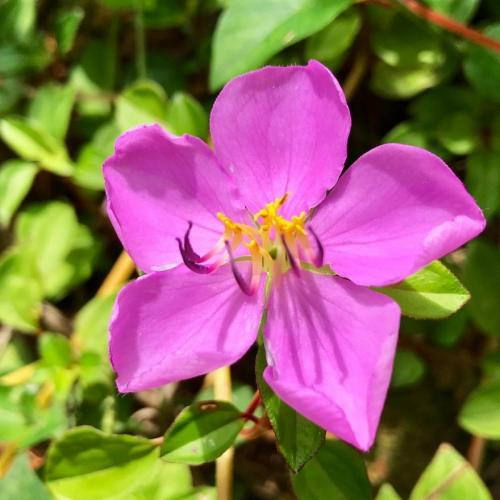
#> input picture python/opencv/flower.jpg, 500 x 500 px
$ python opencv_11_sift.py
#> lines starting #> are read from the running program, lines starting #| are printed output that depends on the picture
#!/usr/bin/env python3
# -*- coding: utf-8 -*-
"""
Created on Mon Nov 19 09:56:42 2018

@author: xsxsz
"""

import numpy as np
import cv2 as cv
import matplotlib.pyplot as plt
img=cv.imread('flower.jpg')
#> img is the input picture: shape (500, 500, 3); mean B, G, R 93.4, 108.2, 141.6
gray=cv.cvtColor(img,cv.COLOR_BGR2GRAY)
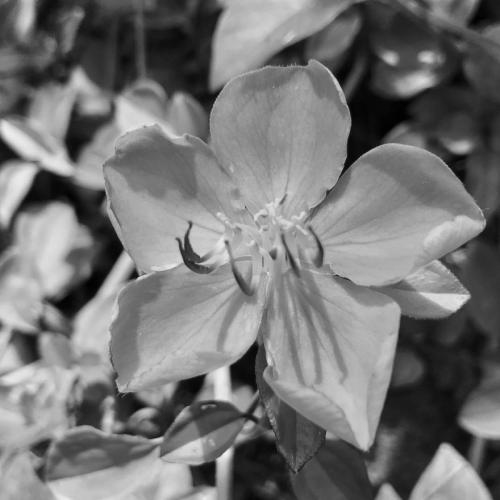
#> gray: shape (500, 500); min 0, max 246, mean 116.5
sift=cv.xfeatures2d.SIFT_create()
kp=sift.detect(gray,None)
#> kp = 638 keypoints; strongest (x, y, size): (203, 474, 16.5), (47, 189, 24.7), (246, 370, 22.2), (70, 302, 22)
img=cv.drawKeypoints(gray,kp,img)
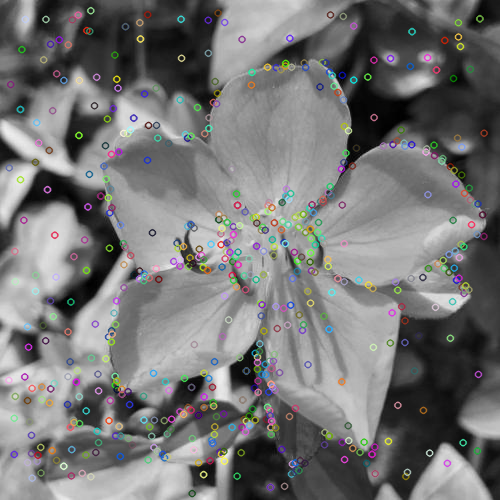
#> img: shape (500, 500, 3); mean B, G, R 116.9, 117, 117
cv.imwrite('sift.png',img)
